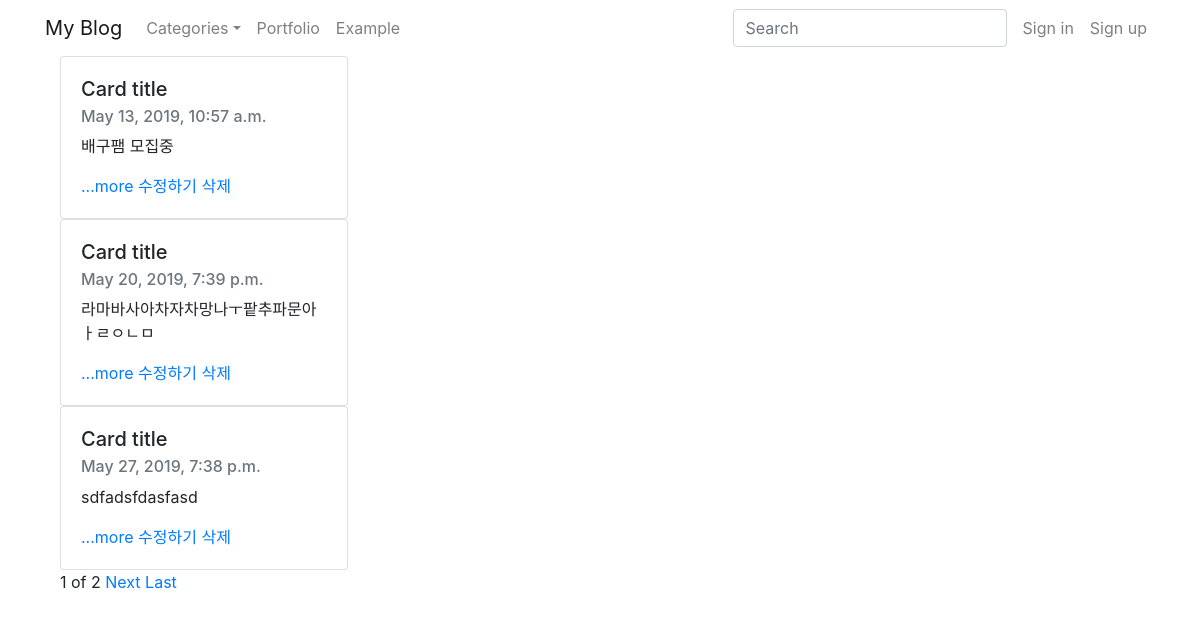
The page / on the database its author committed.
### blog/models.py (models this page shows, shortened)
class Blog(models.Model):
    title = models.CharField(max_length = 200)
    pub_date = models.DateTimeField('date published')
    body = models.TextField()
    def summary(self):
        return self.body[:100] #바디라고 지정한 글 부분을 100개로 제한한다.

### blog/views.py (the view)
# urls.py: path('', blog.views.home, name="home"),
def home(request):
    blogs = Blog.objects
    blog_list = Blog.objects.all()
    paginator = Paginator(blog_list, 3)
    page = request.GET.get('page') #request 된 페이지
    posts = paginator.get_page(page)
    return render(request, 'home.html', {'blogs':blogs, 'posts':posts})

### templates/home.html (shortened to what this page needs)
{% extends 'base.html'%}
{% block body %}
    {% for blog in posts %}
    <div class="container">
        <div class="card" style="width: 18rem;">
                <div class="card-body">
                <h5 class="card-title">Card title</h5>
                <h6 class="card-subtitle mb-2 text-muted">{{blog.pub_date}}</h6>
                <p class="card-text">{{blog.summary}}</p>
                <a href = "{% url 'detail' blog.id %}">...more</a>
                <a href = "{% url 'edit' blog.id %}">수정하기</a>
                <a href = "{% url 'delete' blog.id %}">삭제</a>
              </div>
            </div>
</div>
    {%endfor%}
    <div class="container">
    <span>{{posts.number}}</span>
    <span>of</span>
    <span>{{posts.paginator.num_pages}}</span>
    {%if posts.has_next%}
    <a href="?page={{posts.next_page_number}}">Next</a>
    <a href="?page={{posts.paginator.num_pages}}">Last</a>
    {%endif%}
    </div>
{% endblock %}

### templates/base.html (shortened to what this page needs)
<html>
<head>
    <link rel="stylesheet" href="https://stackpath.bootstrapcdn.com/bootstrap/4.3.1/css/bootstrap.min.css">
</head>
<body>
  <nav class="navbar navbar-expand-lg navbar-light">
    <div class="container">
      <a href="#" class="navbar-brand" href="/">My Blog</a>
      <div class="collapse navbar-collapse" id="globalNavbar">
        <form class="form-inline form-navbar my-2 my-lg-0 order-2" action="#">
          <input class="form-control" name="s" type="text" placeholder="Search"/>
        </form>
        <ul class="navbar-nav mr-auto order-1">
          <li class="nav-item dropdown"><a class="nav-link dropdown-toggle" id="navbarDropdownMenuLink" href="#" data-toggle="dropdown" aria-haspopup="true" aria-expanded="false">Categories</a>
          </li>
          <li class="nav-item"><a class="nav-link" href="#">Portfolio</a></li>
          <li class="nav-item"><a class="nav-link" href="#">Example</a></li>
        </ul>
        <ul class="navbar-nav d-none d-lg-flex ml-2 order-3">
          {% if user.is_authenticated %}
          <li class="nav-item"><a class="nav-link" href="#">{{user.username}} 님!</a></li>
          <li class="nav-item"><a class="nav-link" href="javascript:{document.getElementById('logout').submit()}">로그아웃</a></li>
          <form id="logout" method="POST" action="{% url 'logout' %}">
              {% csrf_token %} <input type="hidden" />
          </form>
          {% else %}
          <li class="nav-item"><a class="nav-link" href="{% url 'login' %}">Sign in</a></li>
          <li class="nav-item"><a class="nav-link" href="{% url 'signup' %}">Sign up</a></li>
          {% endif %}
        </ul>
      </div>
    </div>
    </nav>
    <div class="container">
      {% block body %}
      {% endblock %}
    </div>
    </body>
</html>

### rows shown on the page
Blog: pub_date "May 13, 2019, 10:57 a.m.", summary "배구팸 모집중"
Blog: pub_date "May 20, 2019, 7:39 p.m.", summary "라마바사아차자차망나ㅜ팥추파문아ㅏㄹㅇㄴㅁ"
Blog: pub_date "May 27, 2019, 7:38 p.m.", summary "sdfadsfdasfasd"

### other values the page prints
{{ posts.number }} "1"
{{ posts.paginator.num_pages }} "2"
